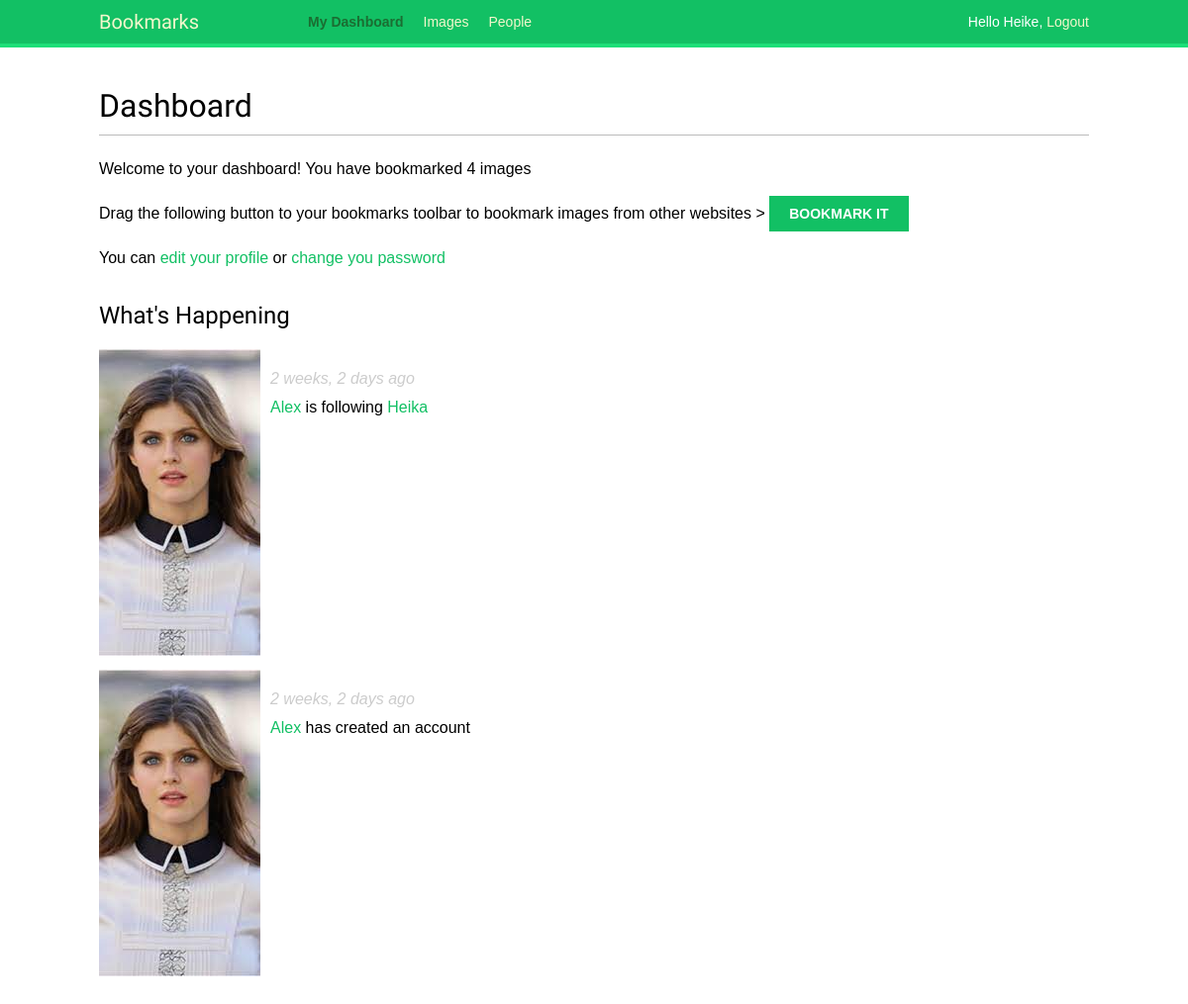
/account/ (signed in), run on the app's committed database.
### actions/models.py (models this page shows)
class Action(models.Model):
    user = models.ForeignKey('auth.User', related_name='actions', db_index=True, on_delete=models.CASCADE)
    verb = models.CharField(max_length=255)
    target_ct = models.ForeignKey(ContentType, blank=True, null=True, related_name='target_obj', on_delete=models.CASCADE)
    target_id = models.PositiveIntegerField(blank=True, null=True, db_index=True)
    target = GenericForeignKey('target_ct', 'target_id')
    created = models.DateTimeField(auto_now_add=True, db_index=True)
    class Meta:
        ordering = ('-created',)

### account/views.py (the view)
# urls.py: path('', views.dashboard, name='dashboard'),
@login_required
def dashboard(request):
    actions = Action.objects.exclude(user=request.user)
    following_ids = request.user.following.values_list('id', flat=True)
    if following_ids:
        actions = actions.filter(user_id__in=following_ids)
    actions = actions.select_related('user', 'user__profile').prefetch_related('target')[:10]
    return render(request, 'account/dashboard.html', {'section':'dashboard', 'actions':actions})

### account/templates/account/dashboard.html (shortened to what this page needs)
{% extends "base.html" %}
{% block content %}
<h1>Dashboard</h1>
{% with total_images_created=request.user.images_created.count %}
<p>Welcome to your dashboard! You have bookmarked {{ total_images_created }} image{{ total_images_created|pluralize }}</p>
{% endwith %}
<p>Drag the following button to your bookmarks toolbar to bookmark
    images from other websites > <a href="javascript:{% include 'bookmarklet_launcher.js' %}" class="button">Bookmark it</a></p>
<p>You can <a href="{% url 'edit' %}">edit your profile</a> or
    <a href="{% url 'password_change' %}">change you password</a>
</p>
<h2>What's Happening</h2>
<div id="action-list">
    {% for action in actions %}
    {% include "actions/action/detail.html" %}
    {% endfor %}
</div>
{% endblock %}

### account/templates/base.html (shortened to what this page needs)
{% load static %}
<!DOCTYPE html>
<html>
    <head>
        <link href="{% static 'css/base.css' %}" rel="stylesheet">
    </head>
    <body>
        <div id="header">
            <span class="logo">Bookmarks</span>
            {% if request.user.is_authenticated %}
            <ul class="menu">
                <li {% if section == 'dashboard' %}class="selected"{% endif %}>
                    <a href="{% url 'dashboard' %}">My Dashboard</a>
                </li>
                <li {% if section == 'images' %}class="selected"{% endif %}>
                    <a href="{% url 'imagesapp:list' %}">Images</a>
                </li>
                <li {% if section == 'people' %}class="selected"{% endif %}>
                    <a href="{% url 'user_list' %}">People</a>
                </li>
            </ul>
            {% endif %}
            <span class="user">
                {% if request.user.is_authenticated %}
                Hello {{request.user.first_name}},
                <a href="{% url 'logout' %}">Logout</a>
                {% else %}
                <a href="{% url 'login' %}">Login</a>
                {% endif %}
            </span>
        </div>
        <div id="content">
            {% block content %}
            {% endblock %}
        </div>
    </body>
</html>

### actions/templates/actions/action/detail.html (shortened to what this page needs)
{% load thumbnail %}
{% with user=action.user profile=action.user.profile %}
<div class="action">
    <div class="images">
        {% if profile.photo %}
        {% thumbnail user.profile.photo "80x80" crop="100%" as im %}
        <a href="{{ user.get_absolute_url }}">
            <img src="{{ im.url }}" alt="{{ user.get_full_name }}" class="item-img">
        </a>
        {% endif %}
    </div>
    <div class="info">
        <p>
            <span class="date">{{ action.created|timesince }} ago</span><br>
            <a href="{{ user.get_absolute_url }}">
                {{ user.first_name }}
            </a>
            {{ action.verb }}
            {% if action.target %}
            {% with target=action.target %}
            <a href="{{ target.get_absolute_url }}">{{ target }}</a>
            {% endwith %}
            {% endif %}
        </p>
    </div>
</div>
{% endwith %}

### account/static/css/base.css (style rules this page uses)
body { margin:0; padding:0; font-family:helvetica, sans-serif; }
p { line-height: 1.8; }
a { color:#12c064; text-decoration:none; }
h1, h2, h3, h4, h5 , h6 { font-family: 'Muli', sans-serif; font-weight:normal; }
h1 { border-bottom:1px solid #bbb; padding:0 0 10px 0; margin:10px 0 20px 0; }
h2 { margin:30px 0 20px; }
#header { padding:10px 100px; font-size:14px; background:#12c064; color:#fff; border-bottom:4px solid #1cdf78; overflow:auto; }
#header .logo { font-family: 'Muli', sans-serif; float:left; color:#f3f7cc; font-size:20px; margin-right:10%; }
#header ul.menu { list-style:none; float:left; margin:0; padding:0; }
#header ul.menu li { float:left; padding:4px 10px; }
#header ul.menu li.selected a, #header ul.menu li.selected a:hover { color:#1b6d32; font-weight:bold; }
#header a { color:#f3f7cc; }
#header .user { float:right; padding-top:4px; }
#content { padding:30px 100px; }
input[type=submit], a.button { font-weight:bold; background:#12c064; color:#fff; padding:10px 20px; font-size:14px; text-transform:uppercase; }
.action { clear:both; overflow:auto; }
.action .images { float:left; margin:0 10px 10px 0; }
.action .date { font-style:italic; color:#ccc; }

### data on the page
Action: created "2 weeks, 2 days", user.first_name "Alex", verb "is following", target "Heika"
Action: created "2 weeks, 2 days", user.first_name "Alex", verb "has created an account"

### other printed values
{{ request.user.first_name }} "Heike"
{{ total_images_created }} "4"
